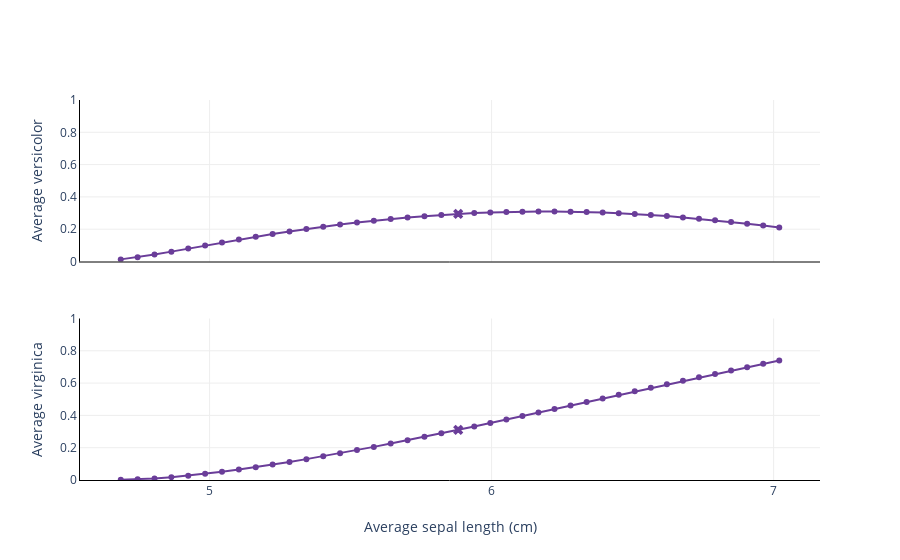

This figure's notebook cell:
### Markdown cell above
One variable, two classes.

### Code cell
explainer.plot_bias(
    X_test=X_test['sepal length (cm)'],
    y_pred=y_pred[['versicolor', 'virginica']]
)

### Figure 1 — Plotly figure (JSON) as saved in the notebook; plotly's stock layout.template omitted (floating-point values rounded to 4 significant figures)
{"data": [{"hoverinfo": "x+y", "marker": {"color": "hsl(269.0, 43.0%, 42.0%)"}, "mode": "lines+markers", "showlegend": false, "type": "scatter", "x": [4.685, 4.745, 4.805, 4.864, 4.924, 4.984, 5.044, 5.104, 5.164, 5.223, 5.283, 5.343, 5.403, 5.463, 5.523, 5.582, 5.642, 5.702, 5.762, 5.822, 5.882, 5.939, 5.995, 6.052, 6.109, 6.166, 6.223, 6.28, 6.337, 6.394, 6.451, 6.508, 6.565, 6.622, 6.678, 6.735, 6.792, 6.849, 6.906, 6.963, 7.02], "xaxis": "x", "y": [0.01314, 0.02634, 0.04286, 0.06109, 0.07996, 0.09886, 0.1175, 0.1356, 0.153, 0.1697, 0.1857, 0.2008, 0.2151, 0.2284, 0.2409, 0.2524, 0.2629, 0.2724, 0.2809, 0.2884, 0.2947, 0.2998, 0.3038, 0.3068, 0.3088, 0.3097, 0.3097, 0.3085, 0.3064, 0.3032, 0.2991, 0.294, 0.2879, 0.281, 0.2732, 0.2645, 0.2551, 0.245, 0.2341, 0.2226, 0.2106], "yaxis": "y"}, {"hoverinfo": "text", "legendgroup": "Original mean", "marker": {"color": "hsl(269.0, 43.0%, 42.0%)", "size": 9, "symbol": "x"}, "mode": "markers", "name": "Original mean", "showlegend": false, "text": ["Dataset mean"], "type": "scatter", "x": [5.882], "xaxis": "x", "y": [0.2947], "yaxis": "y"}, {"hoverinfo": "x+y", "marker": {"color": "hsl(269.0, 43.0%, 42.0%)"}, "mode": "lines+markers", "showlegend": false, "type": "scatter", "x": [4.685, 4.745, 4.805, 4.864, 4.924, 4.984, 5.044, 5.104, 5.164, 5.223, 5.283, 5.343, 5.403, 5.463, 5.523, 5.582, 5.642, 5.702, 5.762, 5.822, 5.882, 5.939, 5.995, 6.052, 6.109, 6.166, 6.223, 6.28, 6.337, 6.394, 6.451, 6.508, 6.565, 6.622, 6.678, 6.735, 6.792, 6.849, 6.906, 6.963, 7.02], "xaxis": "x2", "y": [0.001549, 0.004619, 0.009977, 0.01755, 0.02706, 0.03822, 0.05079, 0.06458, 0.07943, 0.09523, 0.1119, 0.1292, 0.1473, 0.166, 0.1853, 0.2051, 0.2254, 0.2461, 0.2672, 0.2887, 0.3105, 0.3315, 0.3528, 0.3742, 0.3959, 0.4176, 0.4394, 0.4614, 0.4833, 0.5053, 0.5272, 0.5491, 0.5709, 0.5926, 0.6142, 0.6356, 0.6568, 0.6778, 0.6987, 0.7193, 0.7397], "yaxis": "y2"}, {"hoverinfo": "text", "legendgroup": "Original mean", "marker": {"color": "hsl(269.0, 43.0%, 42.0%)", "size": 9, "symbol": "x"}, "mode": "markers", "name": "Original mean", "showlegend": false, "text": ["Dataset mean"], "type": "scatter", "x": [5.882], "xaxis": "x2", "y": [0.3105], "yaxis": "y2"}], "layout": {"plot_bgcolor": "white", "xaxis": {"anchor": "y", "domain": [0, 1], "gridcolor": "#eee", "linecolor": "black", "matches": "x2", "nticks": 5, "showgrid": true, "showline": true, "showticklabels": false, "zeroline": false}, "xaxis2": {"anchor": "y2", "domain": [0, 1], "gridcolor": "#eee", "linecolor": "black", "nticks": 5, "showgrid": true, "showline": true, "title": {"text": "Average sepal length (cm)"}, "zeroline": false}, "yaxis": {"anchor": "x", "domain": [0.575, 1], "gridcolor": "#eee", "linecolor": "black", "range": [0, 1], "showgrid": true, "showline": true, "title": {"text": "Average versicolor"}}, "yaxis2": {"anchor": "x2", "domain": [0, 0.425], "gridcolor": "#eee", "linecolor": "black", "range": [0, 1], "showgrid": true, "showline": true, "title": {"text": "Average virginica"}}}}
